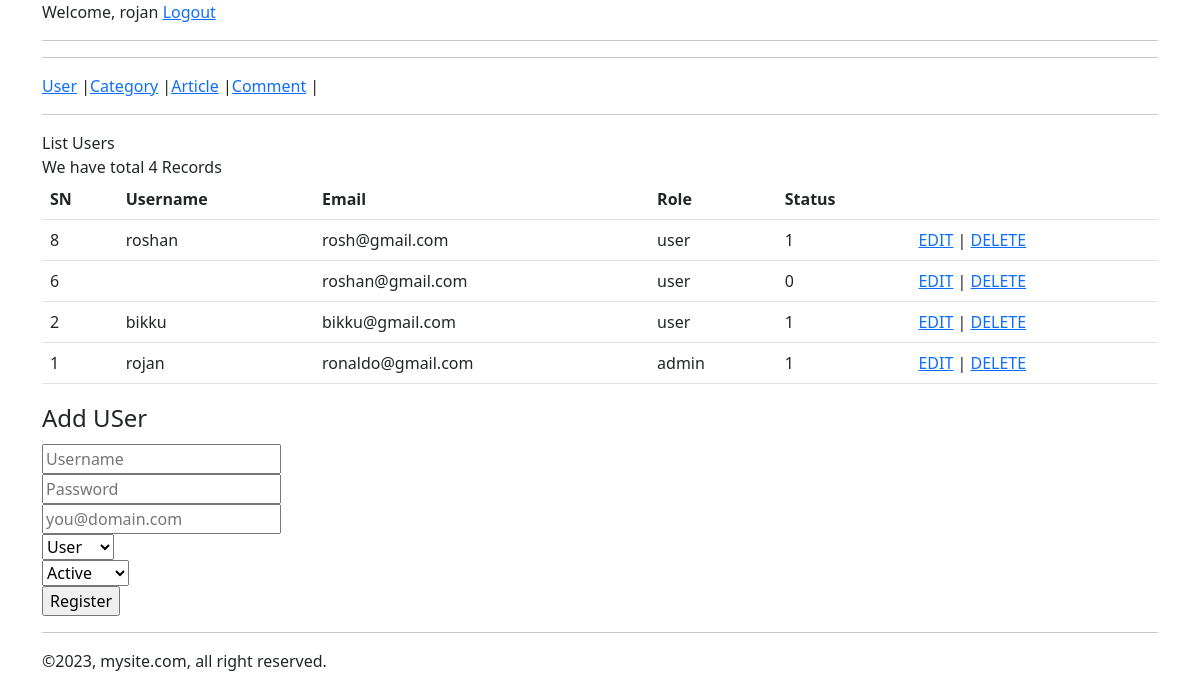
Screenshot of /admin/usermgmt.php (signed in) with the database file from the repository.
### tables this page shows
CREATE TABLE `users` (
  `id` int(11) NOT NULL,
  `username` varchar(50) NOT NULL,
  `password` varchar(255) NOT NULL,
  `email` varchar(50) NOT NULL,
  `role` varchar(5) NOT NULL DEFAULT 'user',
  `status` int(1) NOT NULL DEFAULT 0
);

### admin/usermgmt.php (the view, shortened to what this page needs)
<!DOCTYPE html>
<html lang="en">
<head>
    <link href="../css/bootstrap.min.css" rel="stylesheet" type="text/css">
</head>
<body>
    <div class="container">
   <div class="row">
    <div class="col-xxl-12">
    <?php
    include("topmenu.php");
    ?>
    </div>
</div>
<div class="row">
    <div class="col-xxl-6">List Users <br>
    <?php
    $sql="SELECT * FROM users ORDER BY id DESC";
    include("../connection.php");
    $qry=mysqli_query($conn, $sql) or die(mysqli_error($conn));
    $count=mysqli_num_rows($qry);
    if($count>=1)
    {
    echo "We have total $count Records";
    echo "<table class='table table-striped table-hover'>";
    echo "<tr><thead><th>SN</th><th>Username</th><th>Email</th><th>Role</th><th>Status</th><th></th></tr>";
    while($row=mysqli_fetch_array($qry)){
        $id=$row['id'];
        echo "<tr>";
        echo "<td>".$row['id']."</td>";
        echo "<td>".$row['username']."</td>";
        echo "<td>".$row['email']."</td>";
        echo "<td>".$row['role']."</td>";
        echo "<td>".$row['status']."</td>";
        echo "<td><a href=editdeleteuser.php?id=$id&action=edit>EDIT</a> | <a href=editdeleteuser.php?id=$id&action=delete>DELETE</a></td>";
        echo "</tr>";
    }
    echo "</table>";
    }
    else
    {
        echo "Sorry No Users Found";
    }
    ?>
    </div>
    <div class="col-xxl-6">
    <form method="post" action="" name="login" enctype="multipart/form-data">
        <fieldset>
            <legend>Add USer</legend>
            <input type="text" name="username" placeholder="Username">
            <br>
            <input type="password" name="password" placeholder="Password">
            <br>
            <input type="email" name="email" placeholder="you@domain.com">
            <br>
            <select size=1 name=role>
                <option value=user>User</option>
            </select>
            <br>
            <select size=1 name=status>
                <option value=1>Active</option>
            </select>
            <br>
            <input type="submit" name="register" value="Register">
    </fieldset>
    </form>
    </div>
</div>
<div class="row">
    <div class="col-xxl-12">
    <?php
include("footer.php");
?>
</div>
</div>
 </div>
</body>
</html>

### admin/topmenu.php
<?php
echo "Welcome, ".$_SESSION['username']. " ";
echo "<a href=logout.php>Logout</a><hr>";
echo "<hr>";
echo "<a href=usermgmt.php>User</a> |";
echo "<a href=categorymgmt.php>Category</a> |" ;
echo "<a href=articlemgmt.php>Article</a> |" ;
echo "<a href=commentmgmt.php>Comment</a> |" ;
echo "<hr>";
?>

### admin/footer.php
<?php
echo "<hr>";
echo "&copy;".date("Y").", mysite.com, all right reserved.";
?>

### rows the page displays
users: id "8", username "roshan", email "rosh@gmail.com", role "user", status "1"
users: id "6", email "roshan@gmail.com", role "user", status "0"
users: id "2", username "bikku", email "bikku@gmail.com", role "user", status "1"
users: id "1", username "rojan", email "ronaldo@gmail.com", role "admin", status "1"

### other values shown
$_SESSION['username'] "rojan"
$count "4"
